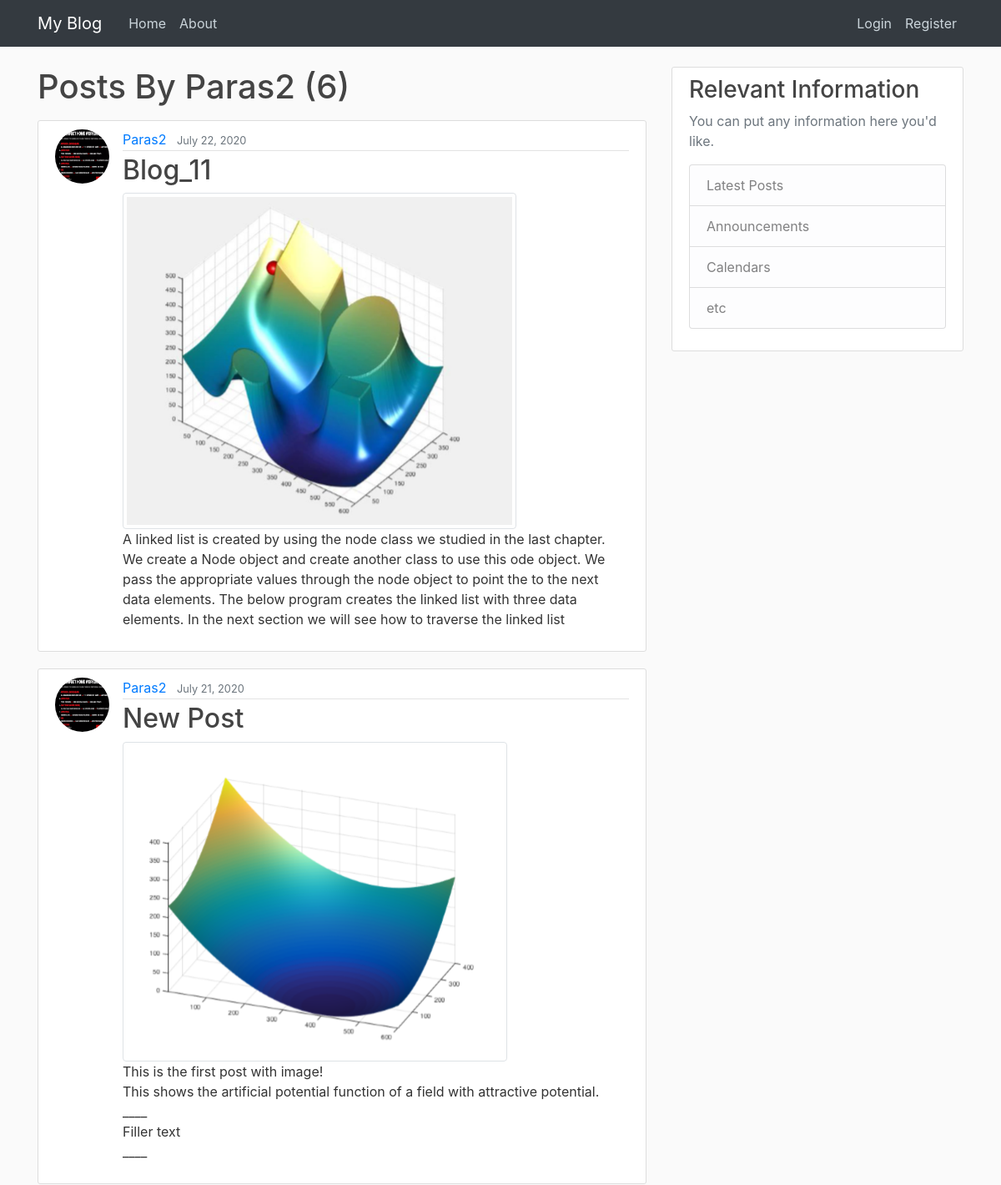
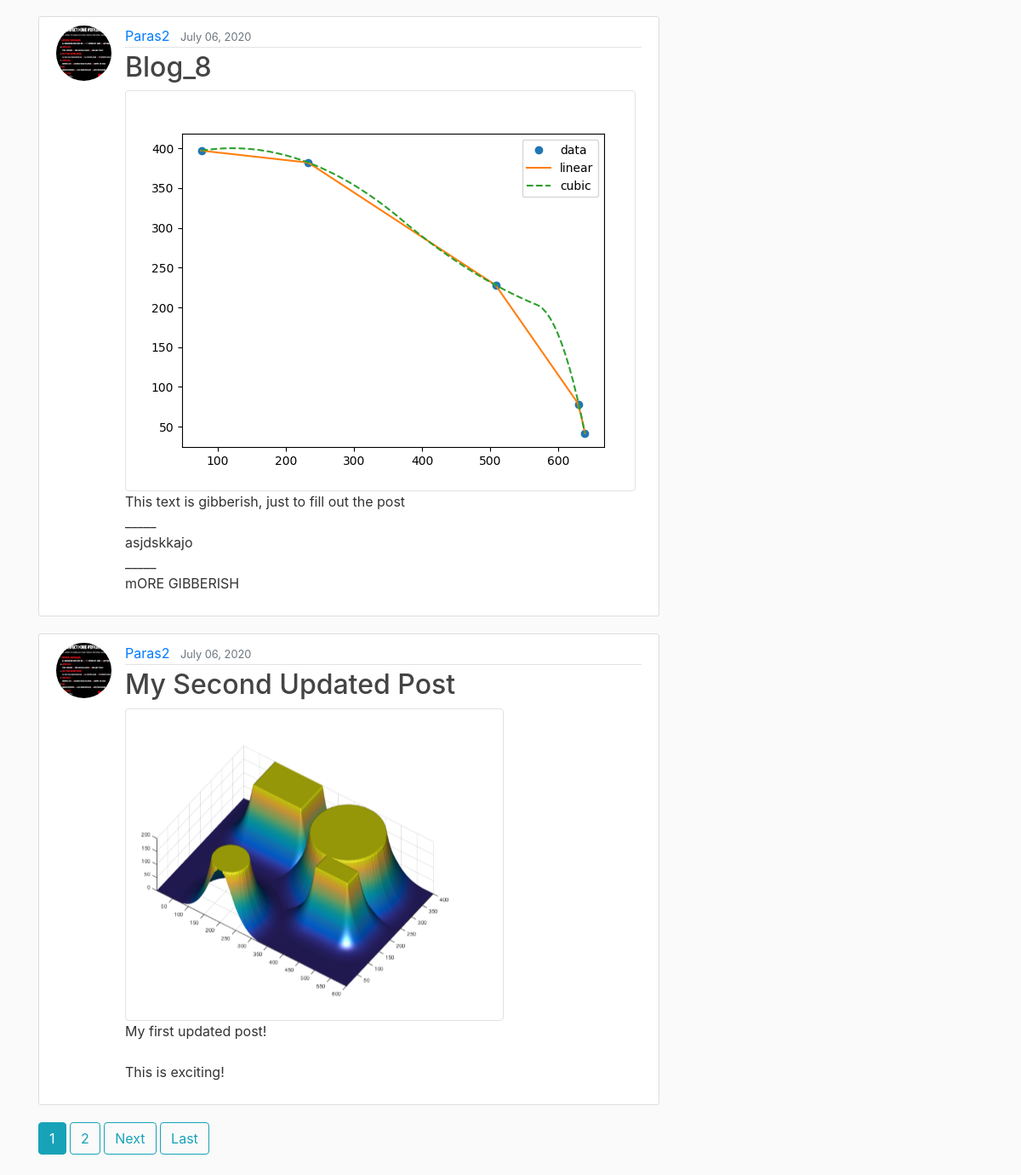
Page /user/Paras2 on the committed database (2 pictures, top to bottom).
### blog_app/models.py (models this page shows, shortened)
class Post(models.Model):
    title = models.CharField(max_length = 100)
    content = models.TextField()
    image = models.ImageField(default = 'default.jpg', upload_to = 'post_pics')
    date_posted = models.DateTimeField(default=timezone.now)
    author = models.ForeignKey(User, on_delete=models.CASCADE)  # cascade means if user is deleted delete all the posts

### users/models.py (models this page shows, shortened)
class Profile(models.Model):
    user = models.OneToOneField(User, on_delete = models.CASCADE)
    image = models.ImageField(default="default.jpg", upload_to="profile_pics")

### blog_app/views.py (the view)
# urls.py: path('user/<str:username>', UserPostListView.as_view(), name="user-posts"),
class UserPostListView(ListView):
    model = Post
    template_name = 'blog_app/user_posts.html'  # default naming convention if u dont want to use custom: <app>/<model>_<viewtype>.html
    context_object_name = 'posts'# default name object if u do not want to use custom
    paginate_by = 4
    def get_queryset(self):
        user = get_object_or_404(User, username=self.kwargs.get('username'))
        return Post.objects.filter(author=user).order_by('-date_posted')

### blog_app/templates/blog_app/user_posts.html (shortened to what this page needs)
{% extends "blog_app/base.html" %}
{% block content %}
    <h1 class="mb-3">Posts By {{ view.kwargs.username }} ({{ page_obj.paginator.count }})</h1>
    {% for post in posts %}
        <article class="media content-section">
         <img class="rounded-circle article-img" src="{{ post.author.profile.image.url }}">
          <div class="media-body">
            <div class="article-metadata">
              <a class="mr-2" href="{% url 'user-posts' post.author.username %}">{{ post.author }}</a>
              <small class="text-muted">{{ post.date_posted|date:"F d, Y"}}</small>
            </div>
            <h2><a class="article-title" href="{% url 'post-detail' post.id %}">{{ post.title }}</a></h2>
            <img class="img-thumbnail" src="{{ post.image.url }}">
            <p class="article-content">{{ post.content }}</p>
          </div>
        </article>
    {% if is_paginated %}
    {% for num in page_obj.paginator.page_range %}
        {% if page_obj.number == num %}
            <a class="btn btn-info mb-4" href="?page={{ num }}">{{ num }}</a>
        {% elif num > page_obj.number|add:'-3' and num < page_obj.number|add:'3' %}
            <a class="btn btn-outline-info mb-4" href="?page={{ num }}">{{ num }}</a>
        {% endif %}
    {% endfor %}
    {% if page_obj.has_next %}
        <a class="btn btn-outline-info mb-4" href="?page={{ page_obj.next_page_number }}">Next</a>
        <a class="btn btn-outline-info mb-4" href="?page={{ page_obj.paginator.num_pages }}">Last</a>
    {% endif %}
    {% endif %}
{% endblock content %}

### blog_app/templates/blog_app/base.html (shortened to what this page needs)
{% load static %}
{% load crispy_forms_tags %}
<!DOCTYPE html>
<html>
<head>
    <link rel="stylesheet" href="https://maxcdn.bootstrapcdn.com/bootstrap/4.0.0/css/bootstrap.min.css">
    <link rel="stylesheet" type ="text/css" href="{% static "blog_app/main.css" %}">
</head>
<body>
    <header class="site-header">
      <nav class="navbar navbar-expand-md navbar-dark bg-dark fixed-top">
        <div class="container">
          <a class="navbar-brand mr-4" href="{% url "blog-home" %}">My Blog</a>
          <div class="collapse navbar-collapse" id="navbarToggle">
            <div class="navbar-nav mr-auto">
              <a class="nav-item nav-link" href="{% url "blog-home" %}">Home</a>
              <a class="nav-item nav-link" href="{% url "blog-about" %}">About</a>
            </div>
            <div class="navbar-nav">
                {% if user.is_authenticated %}
                    <a class="nav-item nav-link" href="{% url 'logout' %}">Logout</a>
                    <a class="nav-item nav-link" href="{% url 'profile' %}">Profile</a>
                    <a class="nav-item nav-link" href="{% url 'post-create' %}">New Post</a>
                {% else %}
                    <a class="nav-item nav-link" href="{% url 'login' %}">Login</a>
                    <a class="nav-item nav-link" href="{% url 'register' %}">Register</a>
                {% endif %}
            </div>
          </div>
        </div>
      </nav>
    </header>
    <main role="main" class="container">
      <div class="row">
        <div class="col-md-8">
          {% block content %} {% endblock %}
        </div>
        <div class="col-md-4">
          <div class="content-section">
            <h3>Relevant Information</h3>
            <p class='text-muted'>You can put any information here you'd like.
              <ul class="list-group">
                <li class="list-group-item list-group-item-light">Latest Posts</li>
                <li class="list-group-item list-group-item-light">Announcements</li>
                <li class="list-group-item list-group-item-light">Calendars</li>
                <li class="list-group-item list-group-item-light">etc</li>
              </ul>
            </p>
          </div>
        </div>
      </div>
    </main>
</body>
</html>

### blog_app/static/blog_app/main.css (style rules this page uses)
body { background: #fafafa; color: #333333; margin-top: 5rem; }
h1, h2, h3, h4, h5, h6 { color: #444444; }
ul { margin: 0; }
.site-header .navbar-nav .nav-link { color: #cbd5db; }
.content-section { background: #ffffff; padding: 10px 20px; border: 1px solid #dddddd; border-radius: 3px; margin-bottom: 20px; }
.article-title { color: #444444; }
.article-content { white-space: pre-line; }
.article-img { height: 65px; width: 65px; margin-right: 16px; }
.article-metadata { padding-bottom: 1px; margin-bottom: 4px; border-bottom: 1px solid #e3e3e3 }

### rows in the picture
Post: author.profile.image (picture), author "Paras2", date_posted "July 22, 2020", title "Blog_11", image (picture), content "A linked list is created by using the node class we studied in the last chapter. We create a Node object and create another class to use this ode object. We pass the appropriate values through the node object to point the to the next data elements. The below program creates the linked list with three data elements. In the next section we will see how to traverse the linked list"
Post: author.profile.image (picture), author "Paras2", date_posted "July 21, 2020", title "New Post", image (picture), content "This is the first post with image! This shows the artificial potential function of a field with attractive potential. ____ Filler text ____"
Post: author.profile.image (picture), author "Paras2", date_posted "July 06, 2020", title "Blog_8", image (picture), content "This text is gibberish, just to fill out the post _____ asjdskkajo _____ mORE GIBBERISH"
Post: author.profile.image (picture), author "Paras2", date_posted "July 06, 2020", title "My Second Updated Post", image (picture), content "My first updated post! This is exciting!"

### other values in the picture
{{ view.kwargs.username }} "Paras2"
{{ page_obj.paginator.count }} "6"
{{ num }} "1"
{{ num }} "2"
